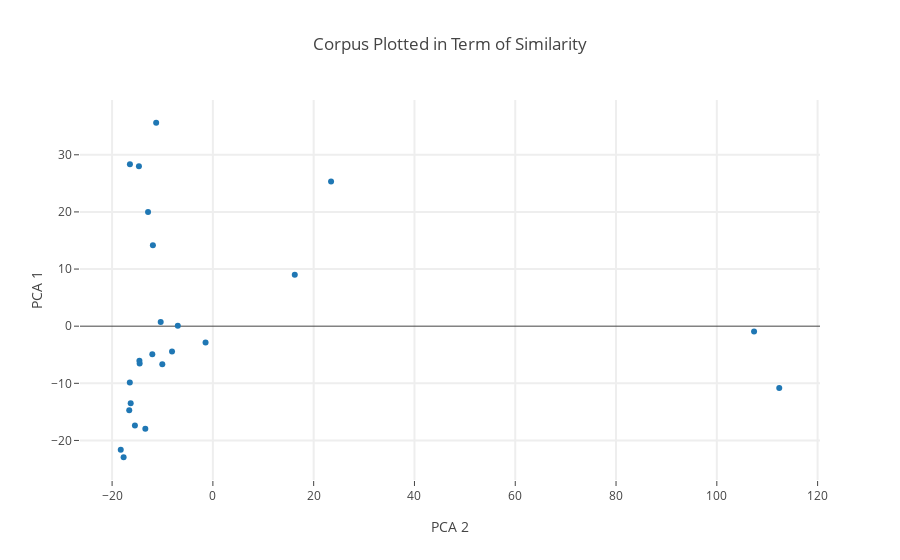

Write notebook code for a chart like this one.
### Code cell
#Things I need to be passed from the back end
#the d2v Model
#the labels of the data
#the size used to train the model

#In function form, to revert to notebook comment "def" and indent back once
def scatterD2V(d2v_model, docLabels, d2vSize)
    d2v_model = gensim.models.doc2vec.Doc2Vec.load('doc2vec.model')
    #put vector representations into an array
    vecArray = np.zeros(shape=(len(docLabels),d2vSize))
    for idx, labels in enumerate(docLabels):
        vecArray[idx]=d2v_model.docvecs[labels]
    #run through PCA
    d2vPca = PCA().fit_transform(vecArray)
    #visualize
    trace1 = go.Scatter(
        x = d2vPca[:, 0],
        y = d2vPca[:, 1],
        mode='markers',
        text = docLabels,
        hoverinfo = 'text'
    )
    #identify the data
    data = [trace1]
    #make the layout
    layout = go.Layout(
        title=('Corpus Plotted in Term of Similarity'),
        xaxis= dict(
            title= 'PCA 2',
            ticklen= 5,
            zeroline= False,
            gridwidth= 2,
        ),
        yaxis=dict(
            title= 'PCA 1',
            ticklen= 5,
            gridwidth= 2,
        ),
        showlegend= False
    )
    fig = go.Figure(data=data, layout=layout)
    #iplot(fig, filename='d2vScatter')
    offline.plot(fig,auto_open=True, image = 'png', image_filename='D2VCorpusScatter',
             output_type='file', image_width=800, image_height=600, 
             filename='results/D2VCorpusScatter.html', validate=False)
    return None

### Figure 1 — Plotly figure (JSON) as saved in the notebook; plotly's stock layout.template omitted (floating-point values rounded to 4 significant figures)
{"data": [{"hoverinfo": "text", "mode": "markers", "text": ["aristotle-on-263.txt", "aristotle-on-264.txt", "aristotle-on-265.txt", "aristotle-on-266.txt", "aristotle-on-267.txt", "aristotle-on-268.txt", "aristotle-on-269.txt", "aristotle-on-270.txt", "aristotle-on-271.txt", "aristotle-on-272.txt", "aristotle-on-273.txt", "aristotle-on-274.txt", "aristotle-on-275.txt", "dickens-christmas-125.txt", "dickens-holiday-623.txt", "dickens-hunted-624.txt", "plato-euthyphro-342.txt", "plato-laws-346.txt", "plato-philebus-352.txt", "shakespeare-lovers-62.txt", "shakespeare-merchant-5.txt", "shakespeare-tempest-4.txt", "shakespeare-two-18.txt", "twain_tom_sawyer.txt"], "type": "scatter", "uid": "95cd0040-8f72-4923-8e28-a3961f4eea0b", "x": [-18.28, -15.47, -17.72, -12.02, -16.31, -10.04, -16.49, 16.25, -1.452, -16.6, 23.45, -6.96, -14.58, -11.26, -12.87, -10.36, -13.41, 112.4, -8.108, -14.53, -14.68, -16.46, -11.9, 107.4], "y": [-21.63, -17.39, -22.94, -4.911, -13.51, -6.66, -9.862, 9.004, -2.877, -14.7, 25.31, 0.07804, -6.061, 35.61, 19.98, 0.7211, -17.95, -10.82, -4.427, -6.546, 28.01, 28.35, 14.15, -0.9225]}], "layout": {"showlegend": false, "title": {"text": "Corpus Plotted in Term of Similarity"}, "xaxis": {"gridwidth": 2, "ticklen": 5, "title": {"text": "PCA 2"}, "zeroline": false}, "yaxis": {"gridwidth": 2, "ticklen": 5, "title": {"text": "PCA 1"}}}}
